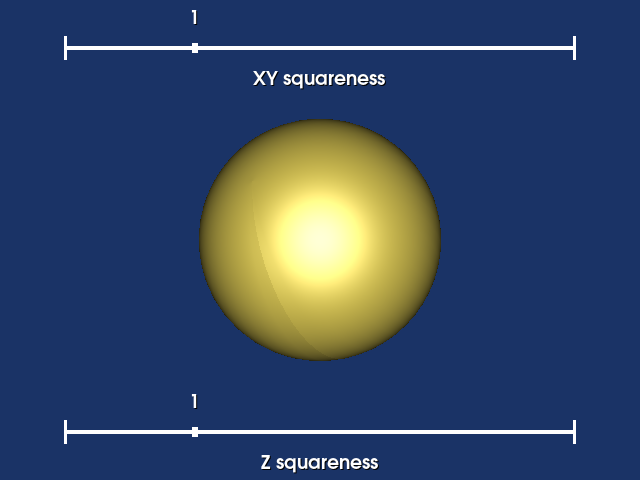

This figure's Python source:
#!/usr/bin/env python

# Interactive demo of a super-ellipsoid parametric surface.  Two sliders
# control the N1 (Z squareness) and N2 (XY squareness) exponents.

# Factory overrides: importing these modules registers the OpenGL rendering
# and interaction style implementations for vtkRenderingCore factory classes.
import vtkmodules.vtkInteractionStyle  # noqa: F401
import vtkmodules.vtkRenderingOpenGL2  # noqa: F401
# VTK pipeline classes used in this example
from vtkmodules.vtkCommonComputationalGeometry import vtkParametricSuperEllipsoid
from vtkmodules.vtkCommonCore import vtkCommand
from vtkmodules.vtkFiltersSources import vtkParametricFunctionSource
from vtkmodules.vtkInteractionWidgets import (
    vtkSliderRepresentation2D,
    vtkSliderWidget,
)
from vtkmodules.vtkRenderingCore import (
    vtkActor,
    vtkPolyDataMapper,
    vtkProperty,
    vtkRenderWindow,
    vtkRenderWindowInteractor,
    vtkRenderer,
)

# Colors (normalized RGB)
tomato_rgb = (1.0, 0.388, 0.278)
banana_rgb = (0.890, 0.812, 0.341)
background_rgb = (0.102, 0.200, 0.400)

# Source: parametric super-ellipsoid surface
surface = vtkParametricSuperEllipsoid()
surface.SetN1(1.0)
surface.SetN2(1.0)

source = vtkParametricFunctionSource()
source.SetParametricFunction(surface)

# Mapper: map the parametric source output
mapper = vtkPolyDataMapper()
mapper.SetInputConnection(source.GetOutputPort())

# Actor: front face banana, back face tomato
back_property = vtkProperty()
back_property.SetColor(tomato_rgb)

actor = vtkActor()
actor.SetMapper(mapper)
actor.SetBackfaceProperty(back_property)
actor.GetProperty().SetDiffuseColor(banana_rgb)
actor.GetProperty().SetSpecular(0.5)
actor.GetProperty().SetSpecularPower(20)

# Renderer: assemble the scene
renderer = vtkRenderer()
renderer.AddActor(actor)
renderer.SetBackground(background_rgb)

# Window
render_window = vtkRenderWindow()
render_window.AddRenderer(renderer)
render_window.SetWindowName("parametric super ellipsoid app")
render_window.SetMultiSamples(0)
render_window.SetSize(640, 480)

# Interactor
render_window_interactor = vtkRenderWindowInteractor()
render_window_interactor.SetRenderWindow(render_window)

# Shared slider dimensions
tube_width = 0.008
slider_length = 0.008
title_height = 0.04
label_height = 0.04

# ---- Slider: N1 / Z squareness (bottom edge, horizontal) ----
n1_rep = vtkSliderRepresentation2D()
n1_rep.SetMinimumValue(0.0)
n1_rep.SetMaximumValue(4.0)
n1_rep.SetValue(1.0)
n1_rep.SetTitleText("Z squareness")
n1_rep.GetPoint1Coordinate().SetCoordinateSystemToNormalizedDisplay()
n1_rep.GetPoint1Coordinate().SetValue(0.1, 0.1)
n1_rep.GetPoint2Coordinate().SetCoordinateSystemToNormalizedDisplay()
n1_rep.GetPoint2Coordinate().SetValue(0.9, 0.1)
n1_rep.SetTubeWidth(tube_width)
n1_rep.SetSliderLength(slider_length)
n1_rep.SetTitleHeight(title_height)
n1_rep.SetLabelHeight(label_height)

n1_widget = vtkSliderWidget()
n1_widget.SetInteractor(render_window_interactor)
n1_widget.SetRepresentation(n1_rep)
n1_widget.SetAnimationModeToAnimate()
n1_widget.EnabledOn()
n1_widget.AddObserver(
    vtkCommand.InteractionEvent,
    lambda obj, ev: surface.SetN1(obj.GetRepresentation().GetValue()),
)

# ---- Slider: N2 / XY squareness (top edge, horizontal) ----
n2_rep = vtkSliderRepresentation2D()
n2_rep.SetMinimumValue(0.0001)
n2_rep.SetMaximumValue(4.0)
n2_rep.SetValue(1.0)
n2_rep.SetTitleText("XY squareness")
n2_rep.GetPoint1Coordinate().SetCoordinateSystemToNormalizedDisplay()
n2_rep.GetPoint1Coordinate().SetValue(0.1, 0.9)
n2_rep.GetPoint2Coordinate().SetCoordinateSystemToNormalizedDisplay()
n2_rep.GetPoint2Coordinate().SetValue(0.9, 0.9)
n2_rep.SetTubeWidth(tube_width)
n2_rep.SetSliderLength(slider_length)
n2_rep.SetTitleHeight(title_height)
n2_rep.SetLabelHeight(label_height)

n2_widget = vtkSliderWidget()
n2_widget.SetInteractor(render_window_interactor)
n2_widget.SetRepresentation(n2_rep)
n2_widget.SetAnimationModeToAnimate()
n2_widget.EnabledOn()
n2_widget.AddObserver(
    vtkCommand.InteractionEvent,
    lambda obj, ev: surface.SetN2(obj.GetRepresentation().GetValue()),
)

# Scene: configure the camera
renderer.ResetCamera()
renderer.GetActiveCamera().Azimuth(30)
renderer.GetActiveCamera().Elevation(-30)
renderer.GetActiveCamera().Zoom(0.9)
renderer.ResetCameraClippingRange()

render_window_interactor.Initialize()
render_window_interactor.Start()
